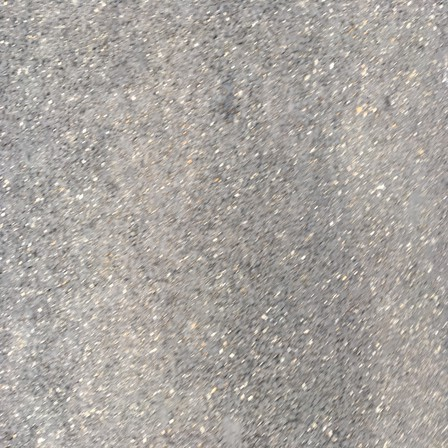
#> input picture 202618019_LAB06/dataset/Crack/IMG_20180705_130729936 resized_448 (1).jpg, 448 x 448 px
$ jupyter execute --allow-errors lab06.ipynb
#> lines starting #> are read from the running program, lines starting #| are printed output that depends on the picture; long printed decimals are rounded; pictures that were not available may be replaced by others from this repository, and a replacement may not be noted
## Part A - Asphalt Crack Image Classification

[cell 1]
import os
import cv2
import numpy as np
import pandas as pd
import matplotlib.pyplot as plt

[cell 2]
DATASET_PATH = "dataset"

CRACK_PATH = os.path.join(DATASET_PATH, "Crack")
NON_CRACK_PATH = os.path.join(DATASET_PATH, "Non-Crack")

print("Crack folder:", CRACK_PATH)
print("Non-crack folder:", NON_CRACK_PATH)

count the images

[cell 3]
image_extensions = (".jpg", ".jpeg", ".png", ".bmp")

crack_images = [
    file for file in os.listdir(CRACK_PATH)
    if file.lower().endswith(image_extensions)
]

non_crack_images = [
    file for file in os.listdir(NON_CRACK_PATH)
    if file.lower().endswith(image_extensions)
]

print("Number of crack images:", len(crack_images))
print("Number of non-crack images:", len(non_crack_images))
print("Total images:", len(crack_images) + len(non_crack_images))

[cell 4]
import os

print("Folders inside dataset:")
print(os.listdir("dataset"))

[cell 5]
import os

print("Current working directory:")
print(os.getcwd())

print("\nContents of current folder:")
print(os.listdir("."))

print("\nContents of dataset folder:")
print(os.listdir("dataset"))

[cell 6]
import os

print(os.listdir("data_set"))

[cell 7]
import os

print(os.listdir("dataset"))

[cell 8]
print(os.listdir("dataset"))

[cell 9]
DATASET_PATH = "dataset"

CRACK_PATH = os.path.join(DATASET_PATH, "Crack")
NON_CRACK_PATH = os.path.join(DATASET_PATH, "Non-Crack")

print("Crack path:", CRACK_PATH)
print("Non-crack path:", NON_CRACK_PATH)

[cell 10]
image_extensions = (".jpg", ".jpeg", ".png", ".bmp")

crack_images = [
    file for file in os.listdir(CRACK_PATH)
    if file.lower().endswith(image_extensions)
]

non_crack_images = [
    file for file in os.listdir(NON_CRACK_PATH)
    if file.lower().endswith(image_extensions)
]

print("Number of crack images:", len(crack_images))
print("Number of non-crack images:", len(non_crack_images))
print("Total images:", len(crack_images) + len(non_crack_images))

[cell 11]
# Select the first crack image
sample_filename = crack_images[0]
sample_path = os.path.join(CRACK_PATH, sample_filename)

# Read the image
sample_image = cv2.imread(sample_path)
#> sample_image is the input picture: shape (448, 448, 3); mean B, G, R 159.4, 164.4, 169

print("Image filename:", sample_filename)
print("Original image shape:", sample_image.shape)
#| Original image shape: (448, 448, 3)
print("Height:", sample_image.shape[0])
#| Height: 448
print("Width:", sample_image.shape[1])
#| Width: 448
print("Channels:", sample_image.shape[2])# Select the first crack image
#| Channels: 3
sample_filename = crack_images[0]
sample_path = os.path.join(CRACK_PATH, sample_filename)

# Read the image
sample_image = cv2.imread(sample_path)

print("Image filename:", sample_filename)
print("Original image shape:", sample_image.shape)
#| Original image shape: (448, 448, 3)
print("Height:", sample_image.shape[0])
#| Height: 448
print("Width:", sample_image.shape[1])
#| Width: 448
print("Channels:", sample_image.shape[2])
#| Channels: 3

Resize the image

[cell 12]
IMG_SIZE = (128, 128)

resized_image = cv2.resize(sample_image, IMG_SIZE)
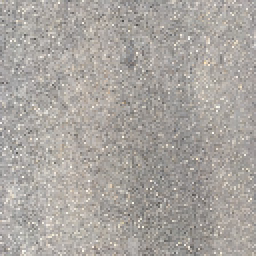
#> resized_image: shape (128, 128, 3) (shown 2 times larger); mean B, G, R 159.4, 164.3, 169

print("Resized image shape:", resized_image.shape)
#| Resized image shape: (128, 128, 3)

Convert to grayscale

[cell 13]
gray_image = cv2.cvtColor(resized_image, cv2.COLOR_BGR2GRAY)

print("Grayscale image shape:", gray_image.shape)
#| Grayscale image shape: (128, 128)

Display all three

[cell 14]
plt.figure(figsize=(15, 4))

plt.subplot(1, 3, 1)
plt.imshow(cv2.cvtColor(sample_image, cv2.COLOR_BGR2RGB))
plt.title("Original Image")
plt.axis("off")

plt.subplot(1, 3, 2)
plt.imshow(cv2.cvtColor(resized_image, cv2.COLOR_BGR2RGB))
plt.title("Resized Image (128x128)")
plt.axis("off")

plt.subplot(1, 3, 3)
plt.imshow(gray_image, cmap="gray")
plt.title("Grayscale Image")
plt.axis("off")

plt.tight_layout()
plt.show()
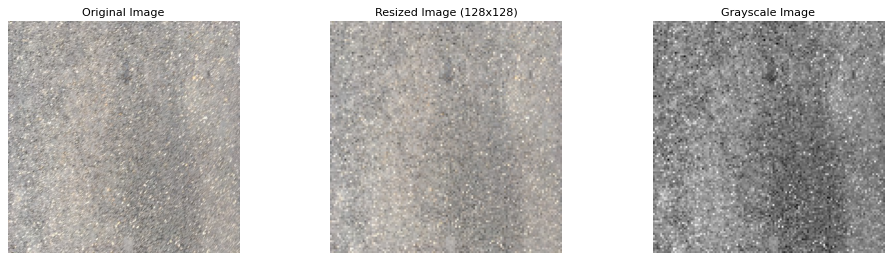
#> figure drawn by matplotlib, 3 panels

Create the feature extraction function

[cell 15]
def extract_image_features(image_path):
    # Read image
    image = cv2.imread(image_path)

    # Resize image
    image = cv2.resize(image, IMG_SIZE)

    # Convert to grayscale
    gray = cv2.cvtColor(image, cv2.COLOR_BGR2GRAY)

    # Intensity-based features

    mean_brightness = np.mean(gray)
#> mean_brightness = 165.1

    contrast = np.std(gray)
#> contrast = 20.23

    dark_pixel_ratio = np.mean(gray < 50)
#> dark_pixel_ratio = 0

    bright_pixel_ratio = np.mean(gray > 200)
#> bright_pixel_ratio = 0.0439

    min_intensity = np.min(gray)
#> min_intensity = 74

    max_intensity = np.max(gray)
#> max_intensity = 250


    # Canny edge features


    edges = cv2.Canny(gray, 100, 200)
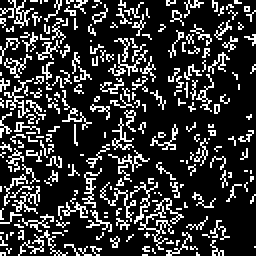
#> edges: shape (128, 128) (shown 2 times larger); 20.4% white in thin lines or dots

    edge_count = np.sum(edges > 0)
#> edge_count = 3341

    total_pixels = gray.shape[0] * gray.shape[1]
#> total_pixels = 16384

    edge_density = edge_count / total_pixels
#> edge_density = 0.204

    # Return all features
    return {
        "mean_brightness": mean_brightness,
        "contrast": contrast,
        "dark_pixel_ratio": dark_pixel_ratio,
        "bright_pixel_ratio": bright_pixel_ratio,
        "min_intensity": min_intensity,
        "max_intensity": max_intensity,
        "edge_count": edge_count,
        "edge_density": edge_density
    }

[cell 16]
sample_features = extract_image_features(sample_path)
#> sample_features = {'mean_brightness': 165.1, 'contrast': 20.23, 'dark_pixel_ratio': 0, 'bright_pixel_ratio': 0.0439, 'min_intensity': 74, 'max_intensity': 250, 'edge_count': 3341, 'edge_density': 0.204}

print("Features extracted from sample image:")
for feature, value in sample_features.items():
    print(f"{feature}: {value}")
#> this loop made 8 passes
#> (feature, value) on passes 1 to 8: ('mean_brightness', 165.1), ('contrast', 20.23), ('dark_pixel_ratio', 0), ('bright_pixel_ratio', 0.0439), ('min_intensity', 74), ('max_intensity', 250), ('edge_count', 3341), ('edge_density', 0.204)
#| mean_brightness: 165.111
#| contrast: 20.233
#| dark_pixel_ratio: 0.0
#| bright_pixel_ratio: 0.04395
#| min_intensity: 74
#| max_intensity: 250
#| edge_count: 3341
#| edge_density: 0.2039

Creating features for all images

[cell 17]
all_features = []

for filename in crack_images:
    image_path = os.path.join(CRACK_PATH, filename)

    features = extract_image_features(image_path)
#> features has the same summary as sample_features
    features["image_name"] = filename
    features["label"] = "Crack"

    all_features.append(features)
#> pass 2 of the loop `for filename in crack_images:`:
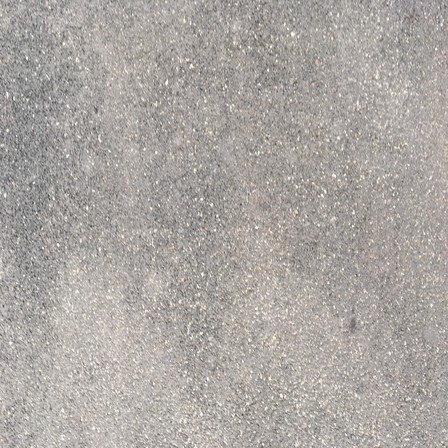
#> input picture 202618019_LAB06/dataset/Crack/IMG_20180705_130735324 resized_448 (1).jpg, 448 x 448 px
#> in extract_image_features, image is the input picture: shape (448, 448, 3); mean B, G, R 162.1, 166.5, 171.5
#> in extract_image_features (call 3), `image = cv2.resize(image, IMG_SIZE)`:
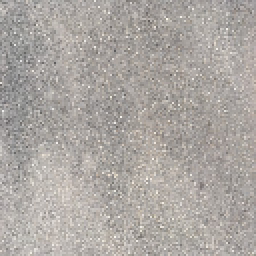
#> image: shape (128, 128, 3) (shown 2 times larger); mean B, G, R 162.1, 166.5, 171.5
#> mean_brightness = 167.4
#> contrast = 18.64
#> bright_pixel_ratio = 0.0455
#> min_intensity = 91
#> max_intensity = 247
#> in extract_image_features (call 3), `edges = cv2.Canny(gray, 100, 200)`:
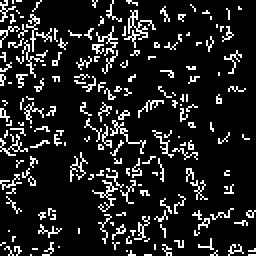
#> edges: shape (128, 128) (shown 2 times larger); 13% white in thin lines or dots
#> edge_count = 2130
#> edge_density = 0.13
#> `features = extract_image_features(image_path)`: features = {'mean_brightness': 167.4, 'contrast': 18.64, 'dark_pixel_ratio': 0, 'bright_pixel_ratio': 0.0455, 'min_intensity': 91, 'max_intensity': 247, 'edge_count': 2130, 'edge_density': 0.13}


# Process non-crack images
for filename in non_crack_images:
    image_path = os.path.join(NON_CRACK_PATH, filename)

    features = extract_image_features(image_path)
#> features has the same summary as sample_features
    features["image_name"] = filename
    features["label"] = "Non-Crack"

    all_features.append(features)


print("Total feature rows:", len(all_features))
#| Total feature rows: 3

[cell 18]
features_df = pd.DataFrame(all_features)
#> features_df = table of 3 rows and 10 columns

features_df.head()
#> Out = table of 3 rows and 10 columns

[cell 19]
features_df.to_csv("output/image_features.csv", index=False)

print("Feature table saved successfully.")

Create a Canny-edge visualization

[cell 20]
# Apply Canny edge detection to the sample grayscale image
edges = cv2.Canny(gray_image, 100, 200)

# Display grayscale and Canny edge image
plt.figure(figsize=(10, 4))

plt.subplot(1, 2, 1)
plt.imshow(gray_image, cmap="gray")
plt.title("Grayscale Image")
plt.axis("off")

plt.subplot(1, 2, 2)
plt.imshow(edges, cmap="gray")
plt.title("Canny Edge Detection")
plt.axis("off")

plt.tight_layout()
plt.show()
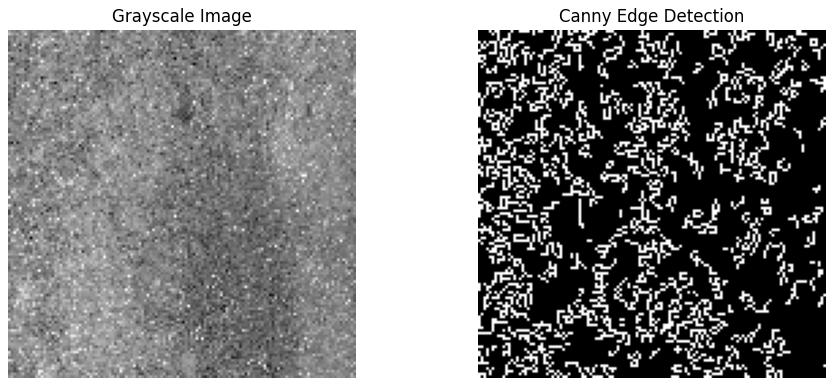
#> figure drawn by matplotlib, 2 panels

[cell 21]
# Save the Canny edge image
canny_output_path = "output/sample_canny_edges.png"

cv2.imwrite(canny_output_path, edges)

print("Canny edge image saved to:", canny_output_path)

[cell 22]
gray_output_path = "output/sample_grayscale.png"

cv2.imwrite(gray_output_path, gray_image)

print("Grayscale image saved to:", gray_output_path)

[cell 23]
features_df.shape
#> Out = (3, 10)

[cell 24]
features_df.head()
#> Out = table of 3 rows and 10 columns

[cell 25]
features_df["label"].value_counts()

[cell 26]
print("Feature table shape:", features_df.shape)
#| Feature table shape: (3, 10)

[cell 27]
print(features_df.isnull().sum())
#| mean_brightness       0
#| contrast              0
#| dark_pixel_ratio      0
#| bright_pixel_ratio    0
#| min_intensity         0
#| max_intensity         0
#| edge_count            0
#| edge_density          0
#| image_name            0
#| label                 0
#| dtype: int64

Prepare X and y

[cell 28]
# Separate features and labels

X = features_df.drop(columns=["image_name", "label"])
#> X = table of 3 rows and 8 columns
y = features_df["label"]

print("Feature shape:", X.shape)
#| Feature shape: (3, 8)
print("Label shape:", y.shape)
#| Label shape: (3,)
print("\nFeature columns:")
print(X.columns.tolist())
#| ['mean_brightness', 'contrast', 'dark_pixel_ratio', 'bright_pixel_ratio', 'min_intensity', 'max_intensity', 'edge_count', 'edge_density']

[cell 29]
from sklearn.preprocessing import LabelEncoder

label_encoder = LabelEncoder()

y_encoded = label_encoder.fit_transform(y)
#> y_encoded = [0, 0, 1]

print("Classes:", label_encoder.classes_)
print("Encoded labels:", np.unique(y_encoded))
#| Encoded labels: [0 1]

Train-test split

[cell 30]
from sklearn.model_selection import train_test_split

#> (the rest of this cell did not finish here and is left out)

Scaling the features

[cell 31]
from sklearn.preprocessing import StandardScaler

scaler = StandardScaler()

#> (the rest of this cell did not finish here and is left out)

Training the model

[cell 32]
from sklearn.linear_model import LogisticRegression
from sklearn.ensemble import RandomForestClassifier
from sklearn.svm import SVC

models = {
    "Logistic Regression": LogisticRegression(max_iter=1000, random_state=42),
    "Random Forest": RandomForestClassifier(
        n_estimators=100,
        random_state=42
    ),
    "SVM": SVC(kernel="rbf", random_state=42)
}

print("Models created:")
for model_name in models:
    print("-", model_name)

Measure training and prediction time

[cell 33]
import time

from sklearn.metrics import (
    accuracy_score,
    precision_score,
    recall_score,
    f1_score,
    confusion_matrix
)

results = []
confusion_matrices = {}

#> (the rest of this cell did not finish here and is left out)

Display confusion matrices

[cell 34]
for model_name, cm in confusion_matrices.items():

    print(f"\n{model_name}")
    print(cm)

    plt.figure(figsize=(4, 4))
    plt.imshow(cm, cmap="Blues")

    plt.title(f"Confusion Matrix - {model_name}")
    plt.xlabel("Predicted Label")
    plt.ylabel("Actual Label")

    plt.xticks([0, 1], ["Non-Crack", "Crack"])
    plt.yticks([0, 1], ["Non-Crack", "Crack"])

    for i in range(2):
        for j in range(2):
            plt.text(j, i, cm[i, j], ha="center", va="center")

    plt.colorbar()
    plt.tight_layout()
    plt.show()

#> (a cell that did not finish here is left out)

saving confusion matrices

[cell 36]
for model_name, cm in confusion_matrices.items():

    plt.figure(figsize=(5, 4))
    plt.imshow(cm, cmap="Blues")

    plt.title(f"Confusion Matrix - {model_name}")
    plt.xlabel("Predicted Label")
    plt.ylabel("Actual Label")

    plt.xticks([0, 1], ["Non-Crack", "Crack"])
    plt.yticks([0, 1], ["Non-Crack", "Crack"])

    for i in range(2):
        for j in range(2):
            plt.text(
                j,
                i,
                cm[i, j],
                ha="center",
                va="center"
            )

    plt.colorbar()
    plt.tight_layout()

    filename = model_name.lower().replace(" ", "_") + "_confusion_matrix.png"
    plt.savefig(f"output/{filename}", dpi=300, bbox_inches="tight")
    plt.close()

print("Confusion matrices saved successfully.")

[cell 37]
import os

print("Files in output folder:")
for file in os.listdir("output"):
    print("-", file)
#> pass 2 of the loop `for file in os.listdir("output"):`:

#> (a cell that did not finish here is left out)

[cell 39]
import os

print(os.listdir("dataset"))

[cell 40]
for file in os.listdir("dataset"):
    print(file)

[cell 41]
import glob
import os

csv_files = glob.glob("dataset/*.csv")

print("CSV files found:")
for file in csv_files:
    print(file)

#> (a cell that did not finish here is left out)

#> (a cell that did not finish here is left out)

#> (a cell that did not finish here is left out)

#> (a cell that did not finish here is left out)

[cell 46]
import glob
import os

csv_files = glob.glob("dataset/*.csv")

print("CSV files found:")
for file in csv_files:
    print(file)
